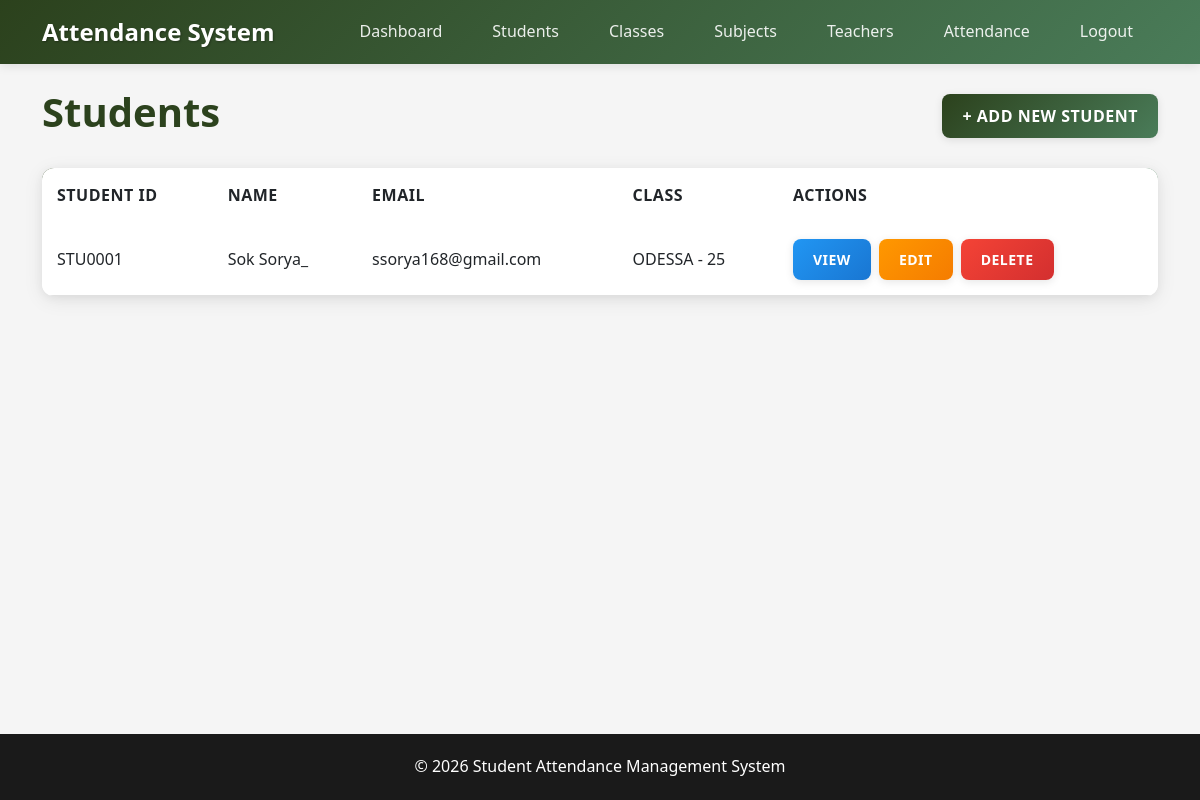
/students/ (signed in), run on an earlier commit of the app's database.
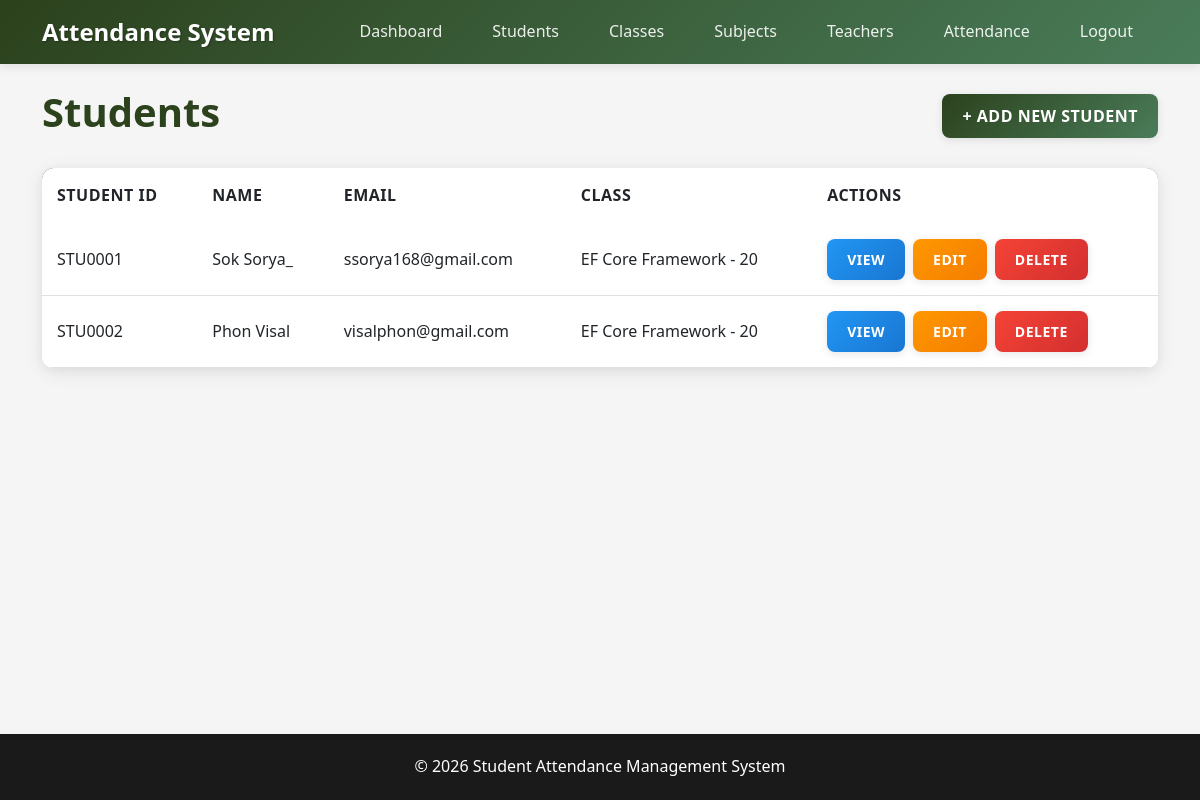
And on a later commit of the database.
### Attendance/models.py (models this page shows, shortened)
class Student(models.Model):
    student_id = models.CharField(max_length=20, unique=True)
    first_name = models.CharField(max_length=50)
    last_name = models.CharField(max_length=50)
    email = models.EmailField(unique=True)
    phone = models.CharField(max_length=20, unique=True)
    date_of_birth = models.DateField()
    class_room = models.ForeignKey(Class, on_delete=models.CASCADE)
    created_at = models.DateTimeField(auto_now_add=True)

class Class(models.Model):
    class_name = models.CharField(max_length=50, unique=True)
    capacity = models.IntegerField()
    def __str__(self):
        return f"{self.class_name} - {self.capacity}"

### Attendance/views.py (the view)
# urls.py: path('students/', views.student_list, name='student_list'),
@login_required
def student_list(request):
    students = Student.objects.all()
    return render(request, 'students/list.html', {'students': students})

### Templates/students/list.html
{% extends 'base.html' %}
{% block content %}
<div class="d-flex justify-content-between align-items-center mb-4">
    <h1 class="text-primary-custom">Students</h1>
    <a href="{% url 'student_create' %}" class="btn btn-primary">+ Add New Student</a>
</div>
<div class="card">
    <div class="card-body p-0">
    <table class="table mb-0">
    <thead>
        <tr>
            <th>Student ID</th>
            <th>Name</th>
            <th>Email</th>
            <th>Class</th>
            <th>Actions</th>
        </tr>
    </thead>
    <tbody>
        {% for student in students %}
        <tr>
            <td>{{ student.student_id }}</td>
            <td>{{ student.first_name }} {{ student.last_name }}</td>
            <td>{{ student.email }}</td>
            <td>{{ student.class_room }}</td>
            <td>
                <div class="d-flex gap-2">
                    <a href="{% url 'student_detail' pk=student.id %}" class="btn btn-sm btn-info">View</a>
                    <a href="{% url 'student_edit' pk=student.id %}" class="btn btn-sm btn-warning">Edit</a>
                    <a href="{% url 'student_delete' pk=student.id %}" class="btn btn-sm btn-danger">Delete</a>
                </div>
            </td>
        </tr>
        {% endfor %}
    </tbody>
</table>
</div>
</div>
{% endblock %}

What changed in the data, as far as the page shows it:
changed Student "STU0001": class_room "ODESSA - 25" → "EF Core Framework - 20"
added Student: student_id "STU0002", first_name "Phon", last_name "Visal", email "visalphon@gmail.com", class_room "EF Core Framework - 20"
